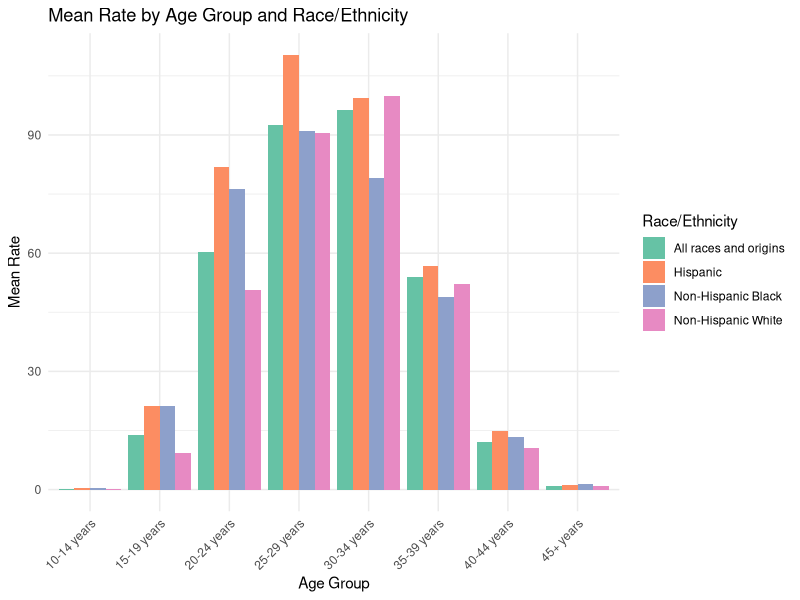
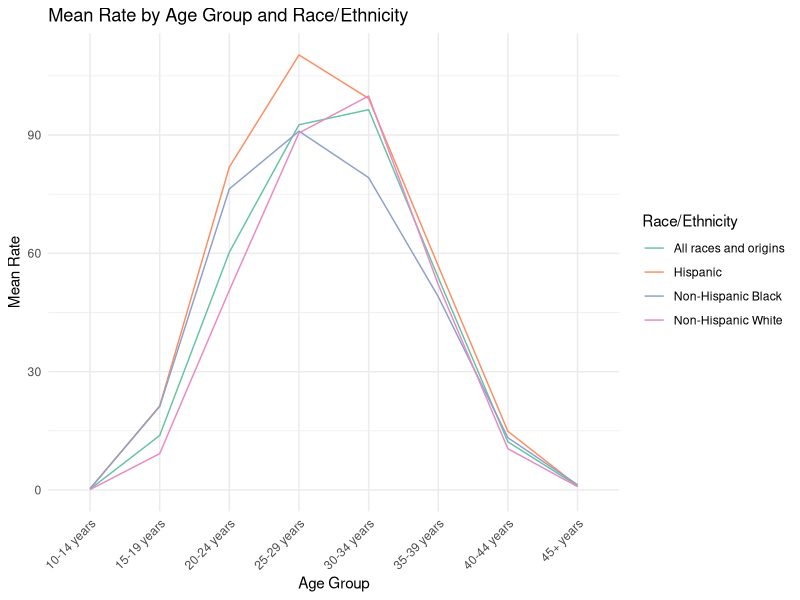
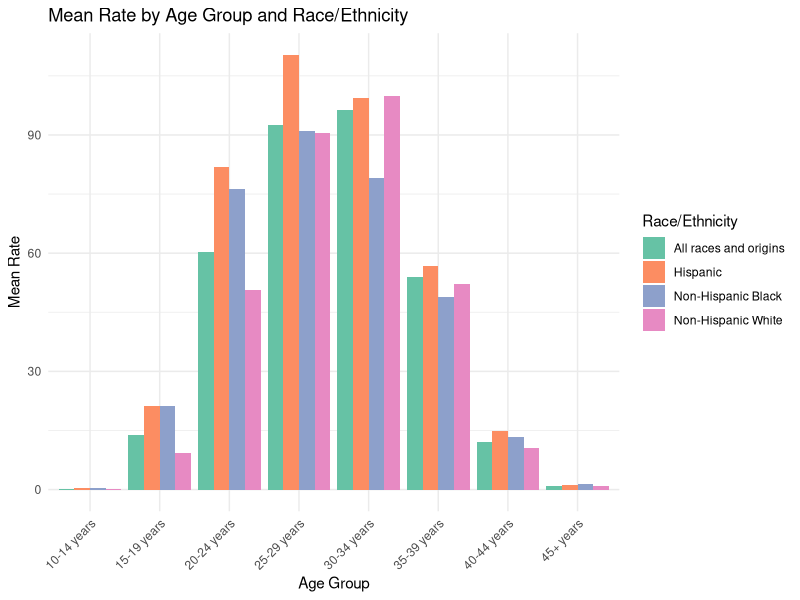
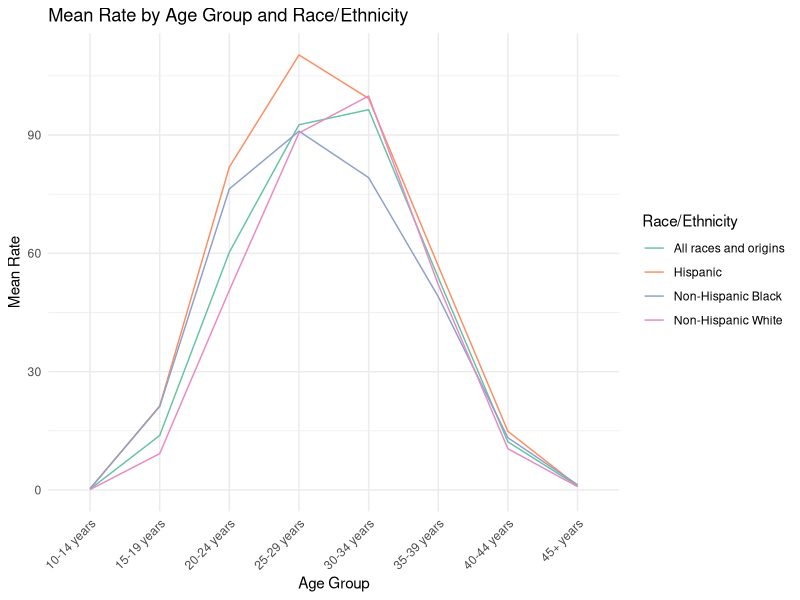

Write R code to recreate these figures, in order.
## ---- chunk 1
#Loading packages
library(tidyverse) #This includes ggplot2, tidyr, readr, dplyr, stringr, purr, forcats
library(knitr)
library(here)
library(kableExtra)

#Reading in the csv file
cdcdata <- read_csv(here("cdcdata-exercise", "NCHS_VSRR_Quarterly_provisional_estimates_for_selected_birth_indicators_20240205.csv"))

#Checking the packaging (displaying first and last few rows of data)
nrow(cdcdata)
ncol(cdcdata)

#Showing the structure
str(cdcdata)

#Looking at top/bottom of data
head(cdcdata)[, c(1:8)]
tail(cdcdata)[, c(1:8)]
## ---- chunk 2
#This section was written with help from ChatGPT.

#Get column names
colnames(cdcdata)

#Separate the "Year and Quarter" column into "Year" and "Quarter" columns in cdcdata
cdcdata <- cdcdata %>%
  separate("Year and Quarter", into = c("Year", "Quarter"), sep = " Q")

#Convert "Year" and "Quarter" columns to numeric
cdcdata <- cdcdata %>%
  mutate(
    Year = as.numeric(Year),
    Quarter = case_when(
      Quarter == "1" ~ 1,
      Quarter == "2" ~ 2,
      Quarter == "3" ~ 3,
      Quarter == "4" ~ 4
    )
  )

#Rename observations "Birth Rates"
cdcdata <- cdcdata %>%
  mutate(Topic = ifelse(Topic == "Birth Rates", str_replace(Topic, " ", "_"), Topic))

# Filter to include only observations where the "Topic" column contains "Birth_Rates"
cdcdata1 <- cdcdata %>% filter(Topic == "Birth_Rates")

#Print the modified cdcdata dataset
print(cdcdata1)
## ---- chunk 3
#This section was written with help from ChatGPT.

#Remove the "Topic" column
cdcdata1 <- cdcdata1 %>%
  select(-Topic)

#Filter the dataset to include only observations where the "Topic Subgroup" column is exactly "Age-specific Birth Rates"
cdcdata1 <- cdcdata1 %>%
  filter(`Topic Subgroup` == "Age-specific Birth Rates")

#Replace "Age-specific Birth Rates" with "Age_Specific" in the "Topic Subgroup" column
cdcdata1 <- cdcdata1 %>%
  mutate(`Topic Subgroup` = str_replace(`Topic Subgroup`, "Age-specific Birth Rates", "Age_Specific"))

#Remove the "Topic Subgroup" column and rename dataframe
cdcdata2 <- cdcdata1 %>%
  select(-`Topic Subgroup`)

#Print the modified cdcdata dataset
print(cdcdata2)
## ---- chunk 4
#This section was written with help from ChatGPT.

#Renaming columns
cdcdata2 <- cdcdata2 %>%
  rename(Age_Years = Indicator)

cdcdata2 <- cdcdata2 %>%
  rename(Race_Ethnicity = `Race Ethnicity Category`)

#Define the specific levels for the "Race_Ethnicity" category
race_ethnicity_levels <- c("All races and origins", "Hispanic", "Non-Hispanic Black", "Non-Hispanic White")

#Convert the "Race Ethnicity Category" column to a factor variable with custom levels
cdcdata2$Race_Ethnicity <- factor(cdcdata2$Race_Ethnicity, levels = race_ethnicity_levels)

#View the levels of the "Race_Ethnicity" column
levels(cdcdata2$Race_Ethnicity)

#Get unique age category levels from the "Age_Years" column
age_levels <- unique(cdcdata2$Age_Years)

#Convert the "Age_Years" column to a factor variable with custom levels
cdcdata2$Age_Years <- factor(cdcdata2$Age_Years, levels = age_levels)

#View the levels of the "Age_Years" column
levels(cdcdata2$Age_Years)

#Print the modified cdcdata dataset
print(cdcdata2)
## ---- chunk 5
# Count the number of NA values in the "Significant" column
na_count <- sum(is.na(cdcdata2$Significant))

# Print the number of NA values
print(na_count)
## ---- chunk 6
#Remove the "Significant" column
cdcdata2 <- cdcdata2 %>%
  select(-Significant)

#Print the new dataset
print(cdcdata2)
## ---- chunk 7
#Remove the "Year", "Quarter", "Unit" columns
cdcdata2 <- cdcdata2 %>%
  select(-Year, -Quarter, -Unit)
## ---- chunk 8
#Collapse data by Age_Years and Race_Ethnicity
cdcdata2_agg <- cdcdata2 %>%
  group_by(Age_Years, Race_Ethnicity) %>%
  summarise_all(list(mean = mean, sd = sd)) %>%
  ungroup()

#Make a  table using knitr
knitr::kable(cdcdata2_agg, caption = "Mean and Standard Deviation of Birth Rates by Age")

print(cdcdata2_agg)
## ---- chunk 9
#ChatGPT helped me with this section.

#Plotting a bar graph
p1 <- ggplot(cdcdata2_agg, aes(x = Age_Years, y = mean, fill = Race_Ethnicity)) +
  geom_bar(stat = "identity", position = "dodge") +
  labs(title = "Mean Rate by Age Group and Race/Ethnicity",
       x = "Age Group",
       y = "Mean Rate",
       fill = "Race/Ethnicity") +
  theme_minimal() +
  theme(axis.text.x = element_text(angle = 45, hjust = 1)) +
  scale_fill_brewer(palette = "Set2")  # Choose a color palette if needed
plot(p1)

#Saving figure
figure_file <- here("cdcdata-exercise", "mean_rate_bar.png")
ggsave(filename = figure_file, plot=p1)

#Plotting a line graph
p2 <- ggplot(cdcdata2_agg, aes(x = Age_Years, y = mean, color = Race_Ethnicity, group = Race_Ethnicity)) +
  geom_line() +
  labs(title = "Mean Rate by Age Group and Race/Ethnicity",
       x = "Age Group",
       y = "Mean Rate",
       color = "Race/Ethnicity") +
  theme_minimal() +
  theme(axis.text.x = element_text(angle = 45, hjust = 1)) +
  scale_color_brewer(palette = "Set2")  # Choose a color palette if needed
plot(p2)

#Saving figure
figure_file <- here("cdcdata-exercise", "mean_rate_line.png")
ggsave(filename = figure_file, plot=p2)
